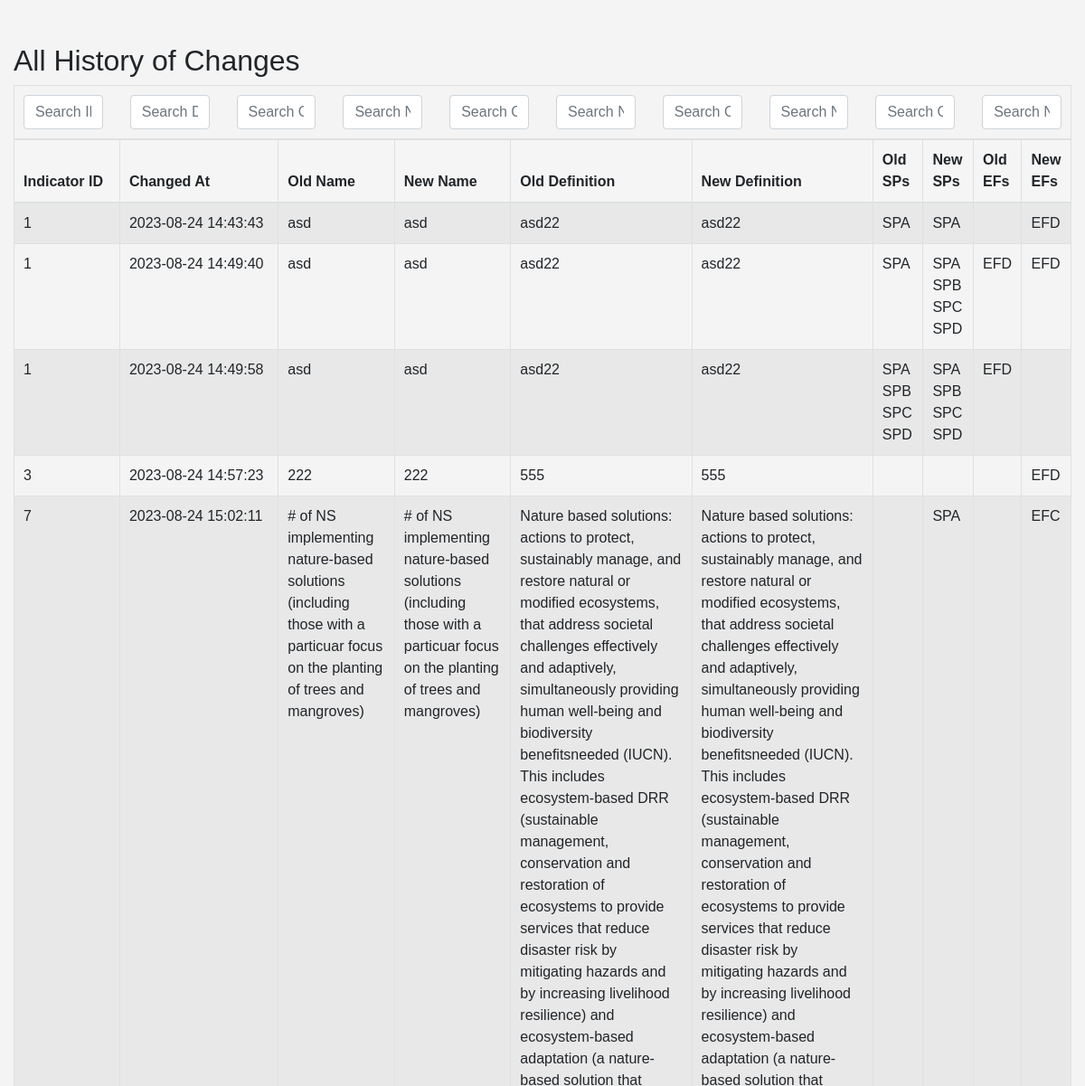
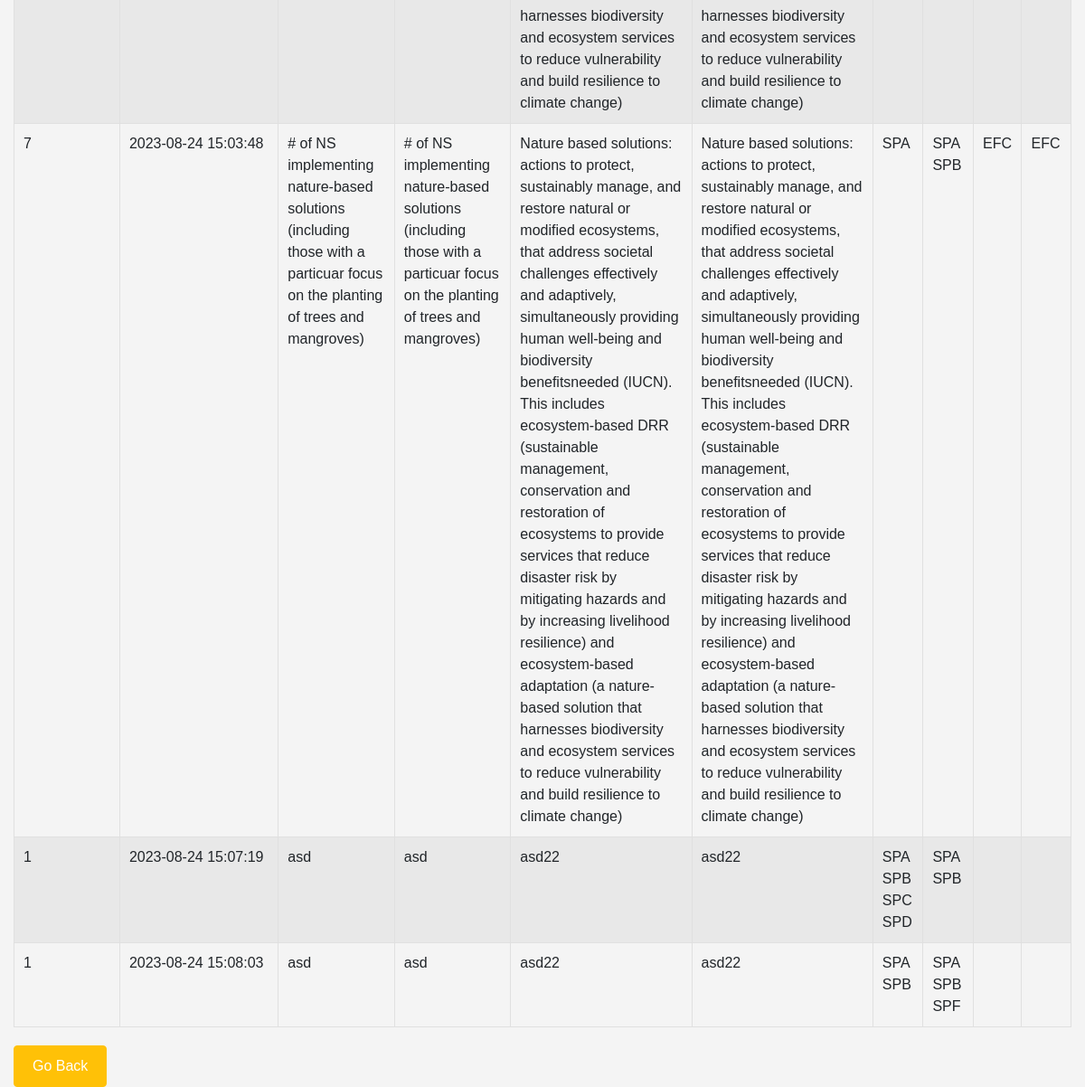
Page /all_history on the committed database (2 pictures, top to bottom).
### app.py (models this page shows)
class IndicatorHistory(db.Model):
    id = db.Column(db.Integer, primary_key=True)
    indicator_ID = db.Column(db.Integer, nullable=False)
    old_name = db.Column(db.String(200), nullable=False)
    new_name = db.Column(db.String(200), nullable=False)
    old_definition = db.Column(db.Text, nullable=True)
    new_definition = db.Column(db.Text, nullable=True)
    old_SPA = db.Column(db.Boolean, nullable=True)
    new_SPA = db.Column(db.Boolean, nullable=True)
    old_SPB = db.Column(db.Boolean, nullable=True)
    new_SPB = db.Column(db.Boolean, nullable=True)
    old_SPC = db.Column(db.Boolean, nullable=True)
    new_SPC = db.Column(db.Boolean, nullable=True)
    old_SPD = db.Column(db.Boolean, nullable=True)
    new_SPD = db.Column(db.Boolean, nullable=True)
    old_SPE = db.Column(db.Boolean, nullable=True)
    new_SPE = db.Column(db.Boolean, nullable=True)
    old_SPF = db.Column(db.Boolean, nullable=True)
    new_SPF = db.Column(db.Boolean, nullable=True)
    old_EFA = db.Column(db.Boolean, nullable=True)
    new_EFA = db.Column(db.Boolean, nullable=True)
    old_EFB = db.Column(db.Boolean, nullable=True)
    new_EFB = db.Column(db.Boolean, nullable=True)
    old_EFC = db.Column(db.Boolean, nullable=True)
    new_EFC = db.Column(db.Boolean, nullable=True)
    old_EFD = db.Column(db.Boolean, nullable=True)
    new_EFD = db.Column(db.Boolean, nullable=True)
    changed_at = db.Column(db.DateTime, default=datetime.utcnow)

### app.py (the view)
@app.route('/all_history')
def all_history():
    all_histories = IndicatorHistory.query.all()
    return render_template('all_history.html', histories=all_histories)

### templates/all_history.html (shortened to what this page needs)
<!DOCTYPE html>
<html lang="en">
<head>
    <link href="https://maxcdn.bootstrapcdn.com/bootstrap/4.5.2/css/bootstrap.min.css" rel="stylesheet">
    <link rel="stylesheet" href="{{ url_for('static', filename='css/style2.css') }}">
</head>
<body>
    <div class="container-fluid mt-5">
        <h2>All History of Changes</h2>
        <table class="table table-bordered table-striped" id="historyTable">
            <thead>
                <tr>
                    <td colspan="10">
                        <div class="row">
                            <div class="col"><input type="text" id="searchInput0" onkeyup="searchTable()" placeholder="Search ID" class="form-control"></div>
                            <div class="col"><input type="text" id="searchInput1" onkeyup="searchTable()" placeholder="Search Date" class="form-control"></div>
                            <div class="col"><input type="text" id="searchInput2" onkeyup="searchTable()" placeholder="Search Old Name" class="form-control"></div>
                            <div class="col"><input type="text" id="searchInput3" onkeyup="searchTable()" placeholder="Search New Name" class="form-control"></div>
                            <div class="col"><input type="text" id="searchInput4" onkeyup="searchTable()" placeholder="Search Old Definition" class="form-control"></div>
                            <div class="col"><input type="text" id="searchInput5" onkeyup="searchTable()" placeholder="Search New Definition" class="form-control"></div>
                            <div class="col"><input type="text" id="searchInput6" onkeyup="searchTable()" placeholder="Search Old SPs" class="form-control"></div>
                            <div class="col"><input type="text" id="searchInput7" onkeyup="searchTable()" placeholder="Search New SPs" class="form-control"></div>
                            <div class="col"><input type="text" id="searchInput8" onkeyup="searchTable()" placeholder="Search Old EFs" class="form-control"></div>
                            <div class="col"><input type="text" id="searchInput9" onkeyup="searchTable()" placeholder="Search New EFs" class="form-control"></div>
                        </div>
                    </td>
                </tr>
                <tr>
                    <th>Indicator ID</th>
                    <th>Changed At</th>
                    <th>Old Name</th>
                    <th>New Name</th>
                    <th>Old Definition</th>
                    <th>New Definition</th>
                    <th>Old SPs</th>
                    <th>New SPs</th>
                    <th>Old EFs</th>
                    <th>New EFs</th>
                </tr>
            </thead>
            <tbody>
                {% for record in histories %}
                <tr>
                    <td>{{ record.indicator_ID }}</td>
                    <td>{{ record.changed_at.strftime('%Y-%m-%d %H:%M:%S') }}</td>
                    <td>{{ record.old_name }}</td>
                    <td>{{ record.new_name }}</td>
                    <td>{{ record.old_definition }}</td>
                    <td>{{ record.new_definition }}</td>
                    <td>
                        {% if record.old_SPA %}SPA {% endif %}
                        {% if record.old_SPB %}SPB {% endif %}
                        {% if record.old_SPC %}SPC {% endif %}
                        {% if record.old_SPD %}SPD {% endif %}
                    </td>
                    <td>
                        {% if record.new_SPA %}SPA {% endif %}
                        {% if record.new_SPB %}SPB {% endif %}
                        {% if record.new_SPC %}SPC {% endif %}
                        {% if record.new_SPD %}SPD {% endif %}
                        {% if record.new_SPF %}SPF {% endif %}
                    </td>
                    <td>
                        {% if record.old_EFC %}EFC {% endif %}
                        {% if record.old_EFD %}EFD {% endif %}
                    </td>
                    <td>
                        {% if record.new_EFC %}EFC {% endif %}
                        {% if record.new_EFD %}EFD {% endif %}
                    </td>
                </tr>
                {% endfor %}
            </tbody>
        </table>
        <a href="{{ url_for('home') }}" class="btn btn-warning">Go Back</a>
    </div>
</body>
</html>

### static/css/style2.css (style rules this page uses)
body { font-family: Arial, sans-serif; background-color: #f4f4f4; }
.table { border-collapse: collapse; width: 100%; margin-bottom: 20px; }
.table th, .table td { border: 1px solid #e0e0e0; padding: 10px; text-align: left; }
.table th:nth-child(1), .table td:nth-child(1) { width: 10%; }
.table th:nth-child(2), .table td:nth-child(2) { width: 15%; }
.table thead tr th { background-color: #f5f5f5; }
.btn-warning { padding: 10px 20px; color: white; transition: 0.3s; }

### rows in the picture
IndicatorHistory: indicator_ID "1", changed_at "2023-08-24 14:43:43", old_name "asd", new_name "asd", old_definition "asd22", new_definition "asd22", old_SPA "SPA", new_SPA "SPA", new_EFD "EFD"
IndicatorHistory: indicator_ID "1", changed_at "2023-08-24 14:49:40", old_name "asd", new_name "asd", old_definition "asd22", new_definition "asd22", old_SPA "SPA", new_SPA "SPA", new_SPB "SPB", new_SPC "SPC", new_SPD "SPD", old_EFD "EFD", new_EFD "EFD"
IndicatorHistory: indicator_ID "1", changed_at "2023-08-24 14:49:58", old_name "asd", new_name "asd", old_definition "asd22", new_definition "asd22", old_SPA "SPA", old_SPB "SPB", old_SPC "SPC", old_SPD "SPD", new_SPA "SPA", new_SPB "SPB", new_SPC "SPC", new_SPD "SPD", old_EFD "EFD"
IndicatorHistory: indicator_ID "3", changed_at "2023-08-24 14:57:23", old_name "222", new_name "222", old_definition "555", new_definition "555", new_EFD "EFD"
IndicatorHistory: indicator_ID "7", changed_at "2023-08-24 15:02:11", old_name "# of NS implementing nature-based solutions (including those with a particuar focus on the planting of trees and mangroves)", new_name "# of NS implementing nature-based solutions (including those with a particuar focus on the planting of trees and mangroves)", old_definition "Nature based solutions: actions to protect, sustainably manage, and restore natural or modified ecosystems, that address societal challenges effectively and adaptively, simultaneously providing human well-being and biodiversity benefitsneeded (IUCN). This includes ecosystem-based DRR (sustainable management, conservation and restoration of ecosystems to provide services that reduce disaster risk by mitigating hazards and by increasing livelihood resilience) and ecosystem-based adaptation (a nature-based solution that harnesses biodiversity and ecosystem services to reduce vulnerability and build resilience to climate change)", new_definition "Nature based solutions: actions to protect, sustainably manage, and restore natural or modified ecosystems, that address societal challenges effectively and adaptively, simultaneously providing human well-being and biodiversity benefitsneeded (IUCN). This includes ecosystem-based DRR (sustainable management, conservation and restoration of ecosystems to provide services that reduce disaster risk by mitigating hazards and by increasing livelihood resilience) and ecosystem-based adaptation (a nature-based solution that harnesses biodiversity and ecosystem services to reduce vulnerability and build resilience to climate change)", new_SPA "SPA", new_EFC "EFC"
IndicatorHistory: indicator_ID "7", changed_at "2023-08-24 15:03:48", old_name "# of NS implementing nature-based solutions (including those with a particuar focus on the planting of trees and mangroves)", new_name "# of NS implementing nature-based solutions (including those with a particuar focus on the planting of trees and mangroves)", old_definition "Nature based solutions: actions to protect, sustainably manage, and restore natural or modified ecosystems, that address societal challenges effectively and adaptively, simultaneously providing human well-being and biodiversity benefitsneeded (IUCN). This includes ecosystem-based DRR (sustainable management, conservation and restoration of ecosystems to provide services that reduce disaster risk by mitigating hazards and by increasing livelihood resilience) and ecosystem-based adaptation (a nature-based solution that harnesses biodiversity and ecosystem services to reduce vulnerability and build resilience to climate change)", new_definition "Nature based solutions: actions to protect, sustainably manage, and restore natural or modified ecosystems, that address societal challenges effectively and adaptively, simultaneously providing human well-being and biodiversity benefitsneeded (IUCN). This includes ecosystem-based DRR (sustainable management, conservation and restoration of ecosystems to provide services that reduce disaster risk by mitigating hazards and by increasing livelihood resilience) and ecosystem-based adaptation (a nature-based solution that harnesses biodiversity and ecosystem services to reduce vulnerability and build resilience to climate change)", old_SPA "SPA", new_SPA "SPA", new_SPB "SPB", old_EFC "EFC", new_EFC "EFC"
IndicatorHistory: indicator_ID "1", changed_at "2023-08-24 15:07:19", old_name "asd", new_name "asd", old_definition "asd22", new_definition "asd22", old_SPA "SPA", old_SPB "SPB", old_SPC "SPC", old_SPD "SPD", new_SPA "SPA", new_SPB "SPB"
IndicatorHistory: indicator_ID "1", changed_at "2023-08-24 15:08:03", old_name "asd", new_name "asd", old_definition "asd22", new_definition "asd22", old_SPA "SPA", old_SPB "SPB", new_SPA "SPA", new_SPB "SPB", new_SPF "SPF"
